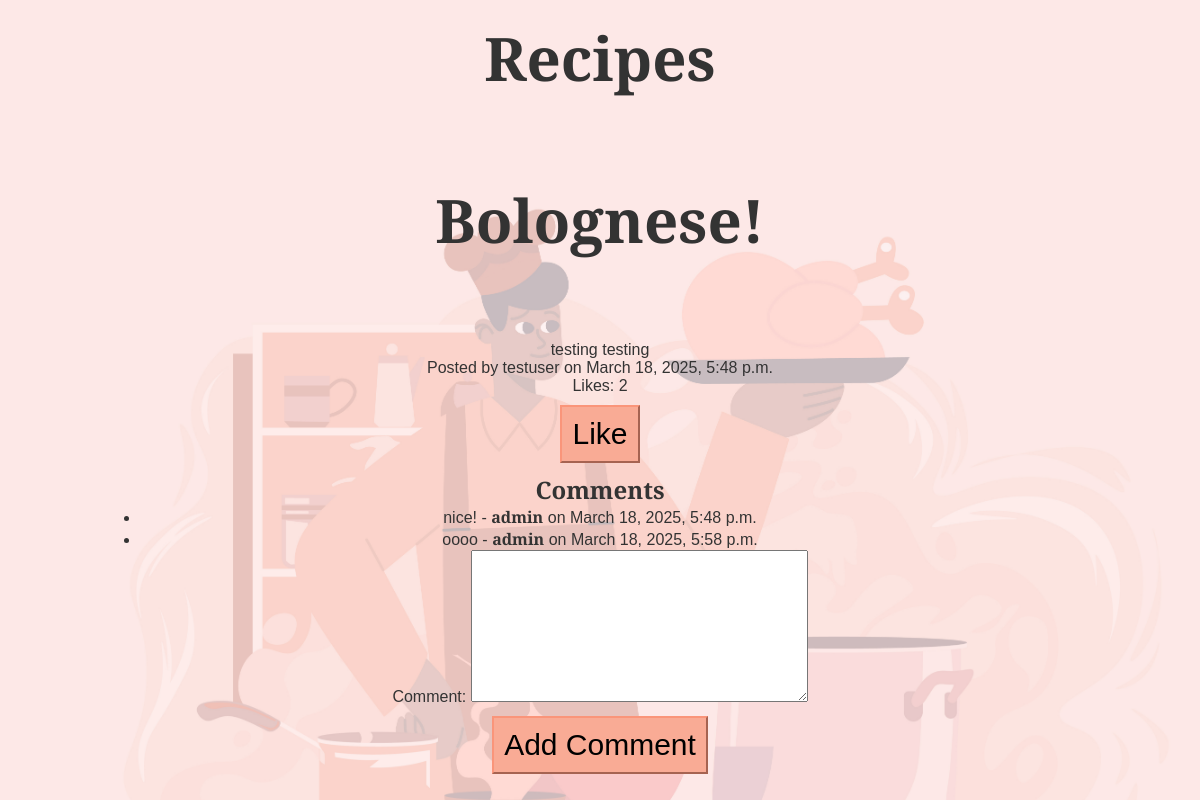
The page /recipes/recipe/1/ on the database its author committed.
### recipeBlog/models.py (models this page shows)
class Recipe(models.Model):
    title = models.CharField(max_length=200)
    body = models.TextField()
    created_at = models.DateTimeField(auto_now_add=True)
    author = models.ForeignKey(User, on_delete=models.CASCADE)
    likes = models.ManyToManyField(User, related_name='likes', blank=True)

class Comment(models.Model):
    recipe = models.ForeignKey(Recipe, on_delete=models.CASCADE, related_name='comments')
    comment = models.TextField()
    author = models.ForeignKey(User, on_delete=models.CASCADE)
    created_at = models.DateTimeField(auto_now_add=True)

### recipeBlog/views.py (the view)
# urls.py: path('recipe/<int:pk>/', views.RecipeDetailView.as_view(), name='recipe-detail'),
class RecipeDetailView(generic.DetailView):
    model = Recipe
    context_object_name = 'recipe'
    template_name = 'recipe_detail.html'
    def get_context_data(self, **kwargs):
        context = super().get_context_data(**kwargs)
        context['comment_form'] = CommentForm()
        return context

### recipeBlog/forms.py
class CommentForm(forms.ModelForm):
    class Meta:
        model = Comment
        fields = ['comment']
        widgets = {
            'comment': forms.Textarea(attrs={'class': 'form-control'}),
        }

### recipeBlog/templates/recipe_detail.html (shortened to what this page needs)
{% extends 'base.html' %}
{% block content %}
<h1>{{ recipe.title }}</h1>
<p>{{ recipe.body }}</p>
<p>Posted by {{ recipe.author.username }} on {{ recipe.created_at }}</p>
<p>Likes: {{ recipe.likes.count }}</p>
<form action="{% url 'like-recipe' recipe.id %}" method="post">
  <button type="submit">
    {% if request.user in recipe.likes.all %}
    Unlike
    {% else %}
    Like
    {% endif %}
  </button>
</form>
<h2>Comments</h2>
<ul>
  {% for comment in recipe.comments.all %}
  <li>{{ comment.comment }} - <strong>{{ comment.author.username }}</strong> on {{ comment.created_at }}</li>
  {% empty %}
  <li>No comments yet.</li>
  {% endfor %}
</ul>
<form action="{% url 'add-comment' recipe.id %}" method="post">
  {{ comment_form.as_p }}
  <button type="submit">Add Comment</button>
</form>
{% endblock %}

### recipeBlog/static/css/styles.css (style rules this page uses)
* { margin: 0; padding: 0; box-sizing: border-box; }
body { background-image: url('backend/django/recipeBlog/static/images/background.jpg'); background-size: cover; background-position: center; background-repeat: no-repeat; font-family: 'Baskervville', sans-serif; color: #333; display: flex; justify-content: center; align-items: center; height: 100vh; }
button { transition: transform 0.3s ease-in-out; font-size: 30px; border-color: #fa957a; background-color: #f9ab95; padding: 10px; margin: 10px; }
h1 { font-size: 60px; margin-bottom: 80px; }

### rows shown on the page
Recipe: title "Bolognese!", body "testing testing", author.username "testuser", created_at "March 18, 2025, 5:48 p.m.", likes.count "2"
Comment: comment "nice!", author.username "admin", created_at "March 18, 2025, 5:48 p.m."
Comment: comment "oooo", author.username "admin", created_at "March 18, 2025, 5:58 p.m."
